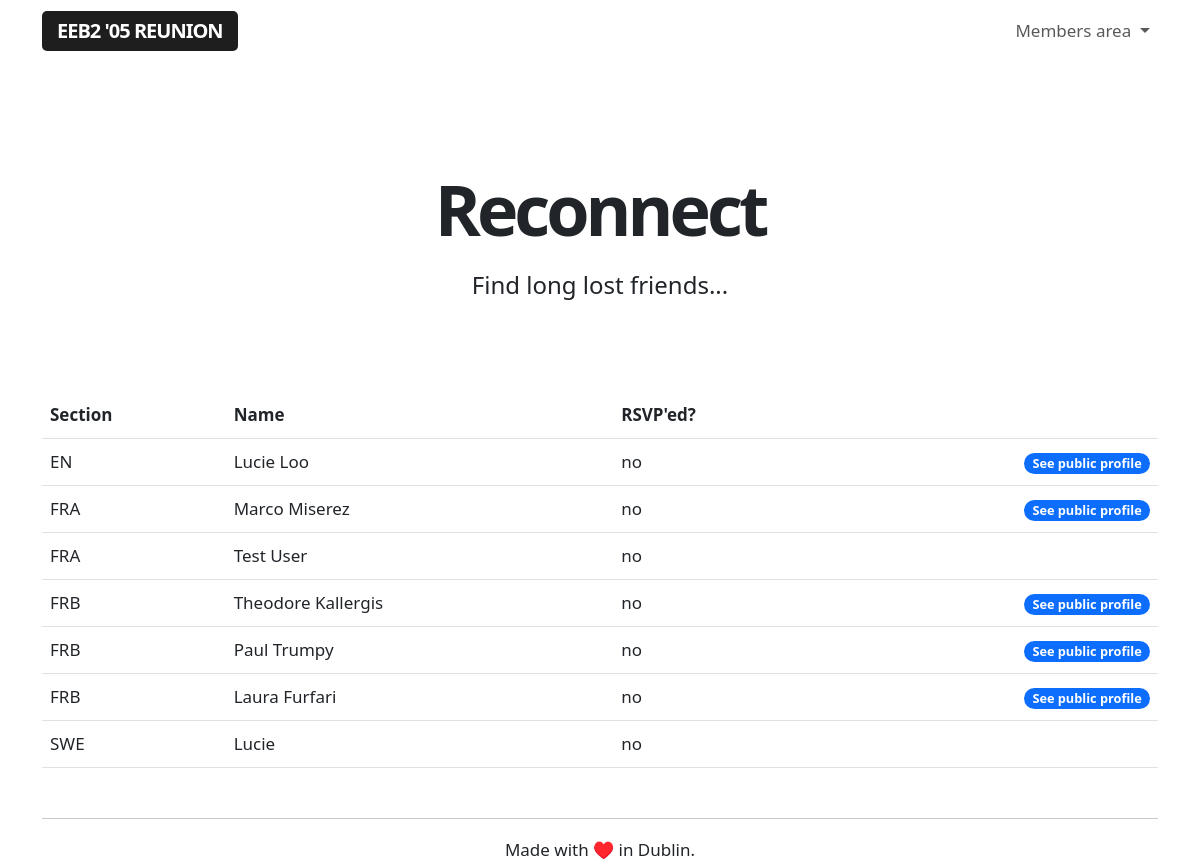
The page /reconnect (signed in) on the database as committed earlier.
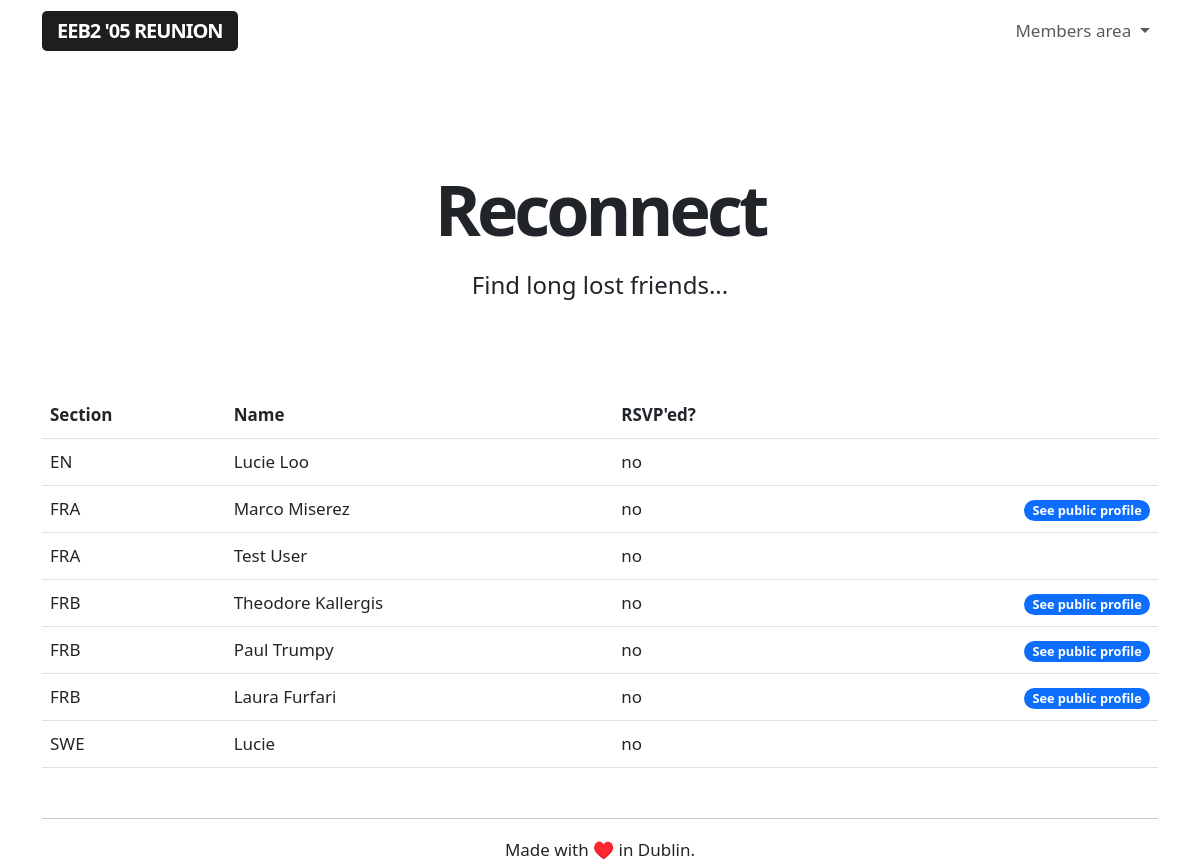
The same page on the database as committed later.
### app/models.py (models this page shows, shortened)
class Guest(db.Model):
    id = db.Column(db.Integer, primary_key=True)
    name = db.Column(db.String(64), index=True, unique=False)
    section = db.Column(db.String(64), index=True, unique=False)
    email = db.Column(db.String(120), index=True, unique=True)
    registered = db.Column(db.String(120), index=True, unique=False)
    rsvp = db.Column(db.String(64), index=True, unique=False)

### app/routes.py (the view)
@app.route('/reconnect', methods=['GET'])
@login_required
def reconnect():
    guests = Guest.query.order_by(Guest.section.asc())
    return render_template('reconnect.html', guests=guests)

### app/models.py (called while the page is built)
@login.user_loader
def load_user(id):
    return User.query.get(int(id))

### app/templates/reconnect.html
{% extends "base.html" %}
{% block content %}
<div class="title">
    <h1>Reconnect</h1>
    <h4>Find long lost friends...</h4>
</div>
<br>
<table class="table">
    <tr>
        <th>Section</th>
        <th>Name</th>
        <th>RSVP'ed?</th>
        <th> </th>
    </tr>
{% for guest in guests %}
    {% include '_publicguests.html' %}
{% endfor %}
</table>
{% endblock %}

### app/templates/_publicguests.html
<tr>
    <td>{{ guest.section }}</td>
    <td>{{ guest.name }}</td>
    <td>{{ guest.rsvp }}</td>
    <td>{% if guest.email %}
        <a href="{{ url_for('public', guestid=guest.id) }}" class="align-right"><span class="badge rounded-pill text-bg-primary">See public profile</span></a></td>
        {% endif %}
</tr>

Rows that differ between the two databases and show on the page:
changed Guest "EN": no longer shows "See public profile"
